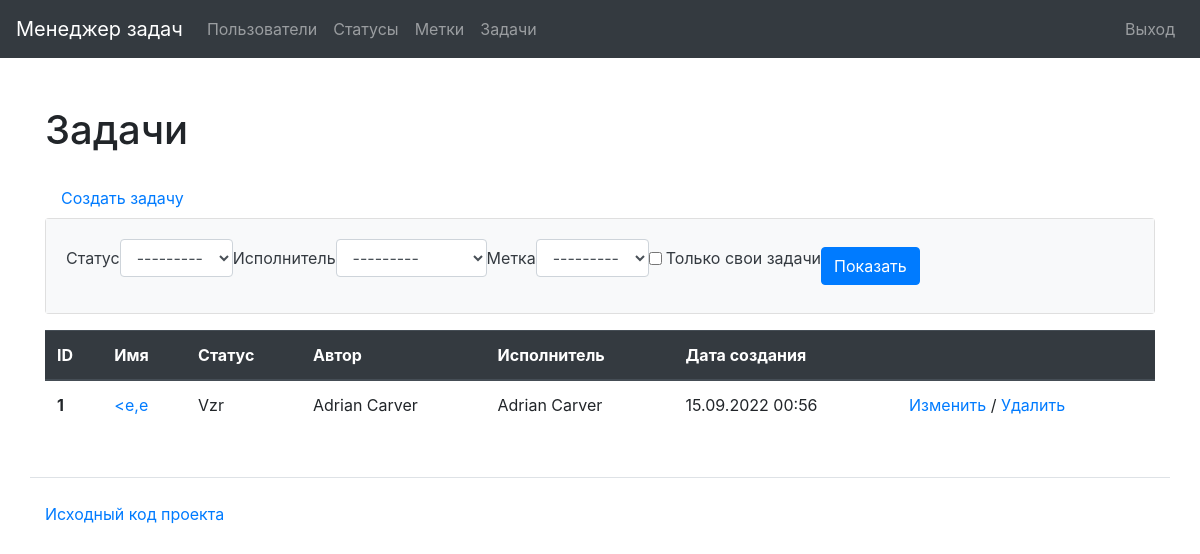
Screenshot of /tasks/ (signed in) with the database file from the repository.
### task_manager/tasks/models.py (models this page shows, shortened)
class Tasks(models.Model):
    name = models.CharField(max_length=150)
    description = models.TextField(blank=True)
    status = models.ForeignKey(Statuses,
                               on_delete=models.PROTECT,
                               null=True,
                               related_name='task_status')
    author = models.ForeignKey(ApplicationUsers,
                               on_delete=models.PROTECT,
                               null=False,
                               related_name='task_author')
    executor = models.ForeignKey(ApplicationUsers,
                                 null=True,
                                 blank=True,
                                 on_delete=models.PROTECT,
                                 related_name='task_executor')
    created_at = models.DateTimeField(auto_now_add=True)
    labels = models.ManyToManyField(Labels,
                                    related_name='task_label',
                                    blank=True,
                                    through='TaskLabels',
                                    through_fields=('task', 'label'))
    class Meta:
        verbose_name = 'Task'
        verbose_name_plural = 'Tasks'

### task_manager/statuses/models.py (models this page shows)
class Statuses(models.Model):
    name = models.CharField(max_length=100, unique=True)
    created_at = models.DateTimeField(auto_now_add=True)
    def __str__(self):
        return self.name
    class Meta:
        verbose_name = 'Status'
        verbose_name_plural = 'Statuses'

### task_manager/users/models.py (models this page shows)
class ApplicationUsers(AbstractUser):
    def __str__(self):
        return self.get_full_name()
    class Meta:
        verbose_name = 'ApplicationUser'
        verbose_name_plural = 'ApplicationUsers'

### task_manager/tasks/views.py (the view)
# urls.py: path('', ListOfTasks.as_view(), name='list_of_tasks'),
class ListOfTasks(LoginRequiredMixin, CheckSignInMixin,
                  SuccessMessageMixin, FilterView):
    model = Tasks
    template_name = 'tasks/list_of_tasks.html'
    context_object_name = 'list_of_tasks'
    filterset_class = TaskFilter

### task_manager/templates/tasks/list_of_tasks.html (shortened to what this page needs)
{% extends 'index.html' %}
{% load bootstrap4 %}
{% load i18n %}
{% block content %}
<h1 class="my-4">{% trans 'Задачи' %}</h1>
   <a class="nav-link" href="{% url 'create_task' %}">{% trans 'Создать задачу' %}</a>
    <div class="card mb-3">
        <div class="card-body bg-light text-dark">
            <form class="form-inline center my-auto" method="get">
                {% bootstrap_form filter.form field_class="ml-2 mr-2" %}
                <input class="btn btn-primary" type="submit" value={% trans 'Показать' %}>
            </form>
        </div>
    </div>
 <table class="table">
   <thead class="thead-dark">
     <tr>
         <th scope="col">ID</th>
         <th scope="col">{% trans 'Имя' %}</th>
         <th scope="col">{% trans 'Статус' %}</th>
         <th scope="col">{% trans 'Автор' %}</th>
         <th scope="col">{% trans 'Исполнитель' %}</th>
         <th scope="col">{% trans 'Дата создания' %}</th>
         <th scope="col"></th>
     </tr>
   </thead>
     {% for task in list_of_tasks %}
   <tbody>
     <tr>
         <th scope="row">{{ task.id }}</th>
         <td><a class="text-decoration-none" href="{% url 'view_task' task.id %}">{{ task.name }}</a></td>
         <td>{{ task.status }}</td>
         <td>{{ task.author }}</td>
         <td>{{ task.executor }}</td>
         <td>{{ task.created_at|date:"d.m.Y H:i" }}</td>
         <td>
             <a class="text-decoration-none" href="{% url 'update_task' task.id %}">{% trans 'Изменить' %}</a>
             <a>/</a>
             <a class="text-decoration-none" href="{% url 'delete_task' task.id %}">{% trans 'Удалить' %}</a>
         </td>
     </tr>
   </tbody>
     {% endfor %}
 </table>
{% endblock %}

### rows the page displays
Tasks: id "1", name "<e,e", status "Vzr", author "Adrian Carver", executor "Adrian Carver", created_at "15.09.2022 00:56"
